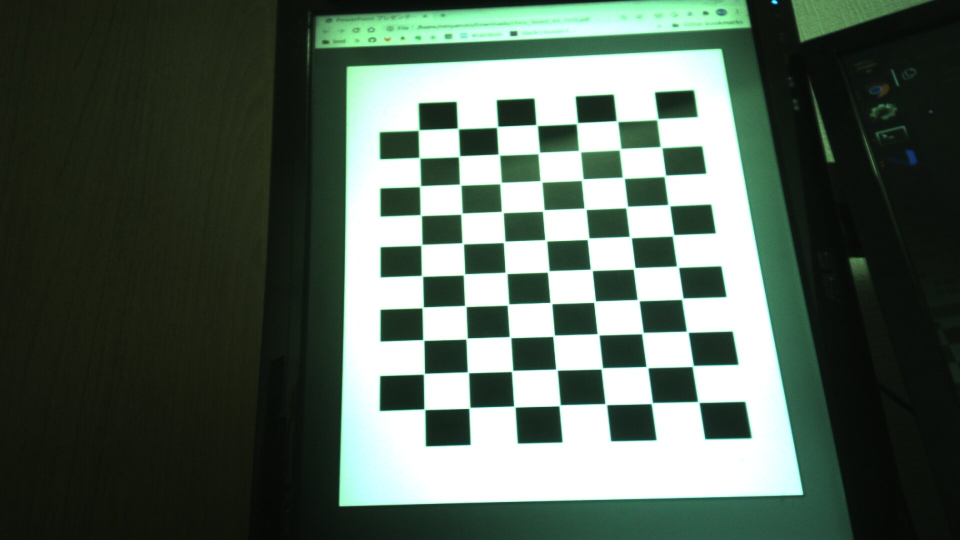
#> input picture calib_images_stereo/image0-left.jpg, 1920 x 1080 px (shown at 1/2 size); its folder holds 4 pictures in this run
$ python calibrate_stereo_camera.py
#> lines starting #> are read from the running program, lines starting #| are printed output that depends on the picture; pictures that were not available may be replaced by others from this repository, and a replacement may not be noted
import cv2
import numpy as np
import glob

square_size = 2.2      # rect size [cm]
pattern_size = (10, 7)

pattern_points = np.zeros( (np.prod(pattern_size), 3), np.float32 )
pattern_points[:,:2] = np.indices(pattern_size).T.reshape(-1, 2)
pattern_points *= square_size
objpoints = []
imgpoints_left = []
imgpoints_right = []
criteria = (cv2.TERM_CRITERIA_EPS + cv2.TERM_CRITERIA_MAX_ITER, 30, 0.001)


# path of calibration images
PATH = "./calib_images_stereo/"
images_left = files =glob.glob(PATH + "*-left.jpg")
images_right = files =glob.glob(PATH + "*-right.jpg")

def main():
    # extract corners from chess board images
    for i, image_left in enumerate(images_left):
        # show filename
        print(image_left)
        image_right = image_left.rstrip("-left.jpg") + "-right.jpg"
        print(image_right)

        # load images
        bgr_left = cv2.imread(image_left, cv2.IMREAD_COLOR)
#> bgr_left is the input picture: shape (1080, 1920, 3); mean B, G, R 87.5, 98.7, 84.2
        bgr_right = cv2.imread(image_right, cv2.IMREAD_COLOR)

        gray_left = cv2.cvtColor(bgr_left, cv2.COLOR_BGR2GRAY)
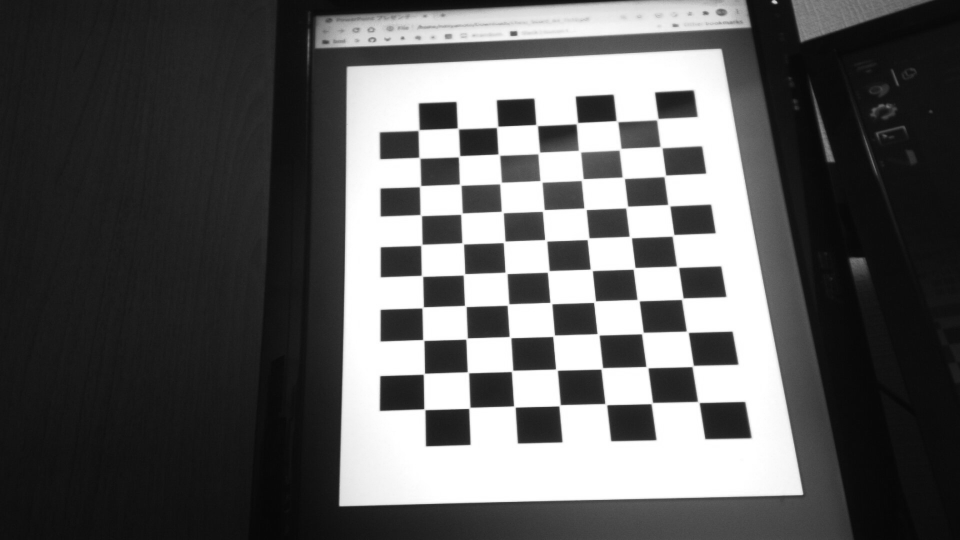
#> gray_left: shape (1080, 1920) (shown at 1/2 size); min 5, max 255, mean 93.1
        gray_right = cv2.cvtColor(bgr_right , cv2.COLOR_BGR2GRAY)

        # find corner from chessboard
        ret_left, corners_left = cv2.findChessboardCorners(gray_left, pattern_size, None)
#> ret_left = True; corners_left = 70 rows, first 8: [1314.5, 237.5], [1322.5, 294.5], [1328.8, 350.4], [1338.5, 411], [1347, 471], [1355.5, 534], [1365, 598], [1375.5, 664]
        ret_right, corners_right = cv2.findChessboardCorners(gray_right, pattern_size, None)
#> ret_right = True; corners_right has the same summary as corners_left

        if ret_left == True and ret_right == True:
            print("corner detected!!!")
            corners2_left = cv2.cornerSubPix(gray_left,corners_left,(11,11),(-1,-1),criteria)
#> corners2_left = 70 rows, first 8: [1315.6, 238.6], [1322.7, 294.7], [1330.4, 351.9], [1338.2, 410.9], [1346.8, 471.1], [1356.1, 534], [1365.2, 597.9], [1375.4, 664.1]
            corners2_right = cv2.cornerSubPix(gray_right,corners_right,(11,11),(-1,-1),criteria)
#> corners2_right has the same summary as corners2_left

            # Draw and display the corners
            img_left = cv2.drawChessboardCorners(bgr_left, pattern_size, corners2_left,ret_left)
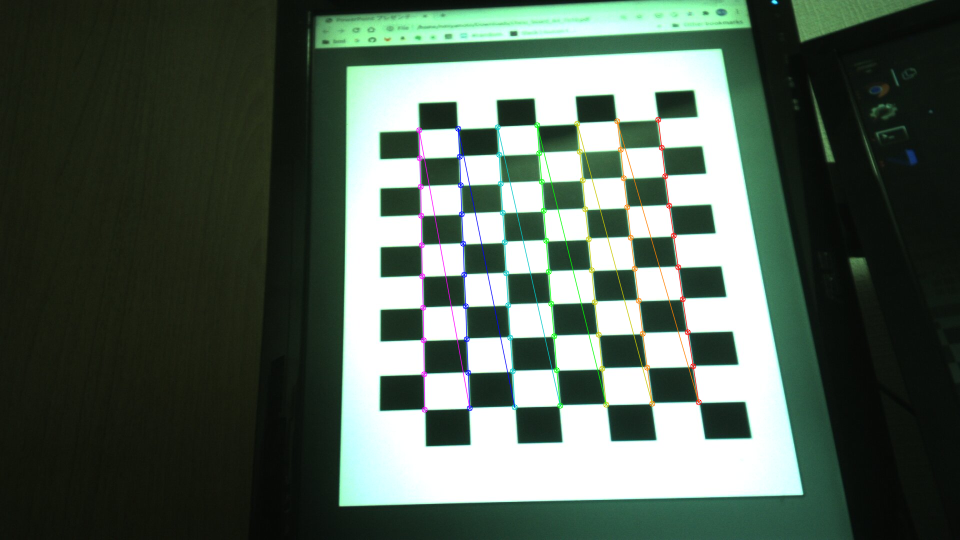
#> img_left: shape (1080, 1920, 3) (shown at 1/2 size); mean B, G, R 86.9, 98, 83.8
            img_right = cv2.drawChessboardCorners(bgr_right, pattern_size, corners2_right,ret_right)
            cv2.imshow(image_left, img_left)
            cv2.waitKey(0)
            cv2.imshow(image_right, img_right)
            cv2.waitKey(0)

            imgpoints_left.append(corners_left.reshape(-1, 2))
            imgpoints_right.append(corners_right.reshape(-1, 2))
            objpoints.append(pattern_points)
        else:
            print("not detected")
#> pass 2 of the loop in main, `for i, image_left in enumerate(images_left):`:
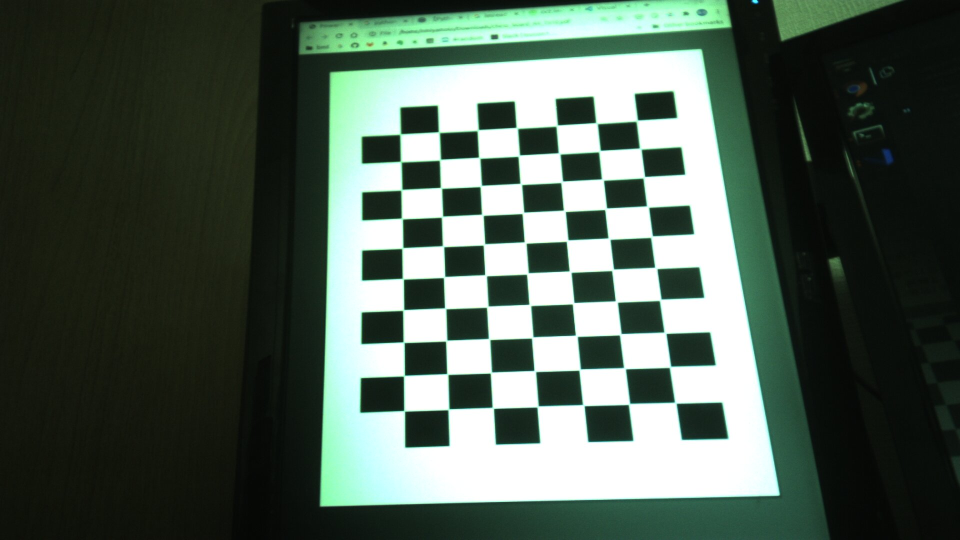
#> input picture calib_images_stereo/image1-left.jpg, 1920 x 1080 px (shown at 1/2 size)
#> in main, bgr_left is the input picture: shape (1080, 1920, 3); mean B, G, R 83.4, 94, 79.4
#> in main, `gray_left = cv2.cvtColor(bgr_left, cv2.COLOR_BGR2GRAY)`:
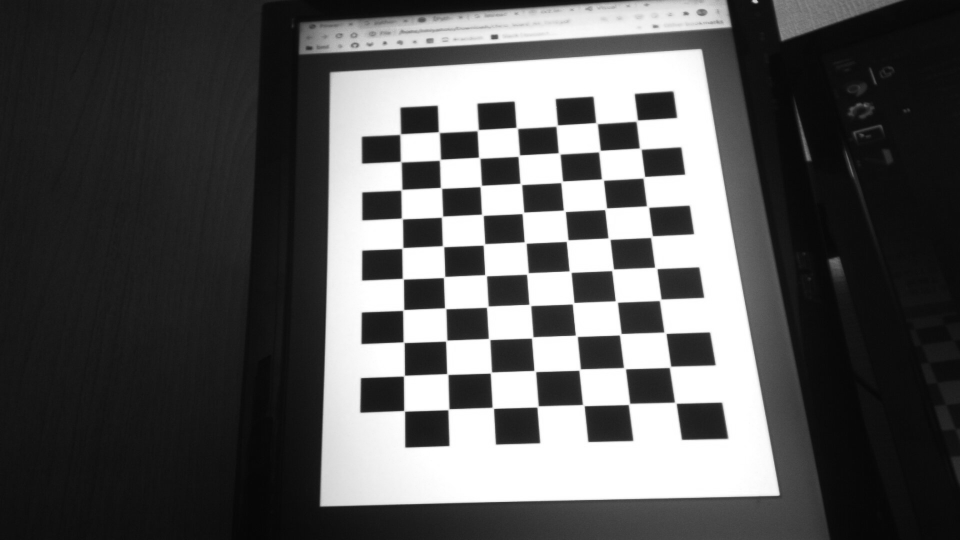
#> gray_left: shape (1080, 1920) (shown at 1/2 size); min 5, max 255, mean 88.4
#> corners_left = 70 rows, first 8: [1272, 243.9], [1281, 298], [1285.1, 356.8], [1296, 413], [1302.5, 473.5], [1295, 527], [1309, 612], [1327.6, 664.3]
#> corners_right has the same summary as corners_left
#> corners2_left = 70 rows, first 8: [1274.2, 241.6], [1281, 297.6], [1288.4, 354.8], [1296.1, 413.7], [1303.6, 473.6], [1295, 527], [1309, 612], [1330.6, 666.1]
#> corners2_right has the same summary as corners2_left
#> in main, `img_left = cv2.drawChessboardCorners(bgr_left, pattern_size, corners2_..`:
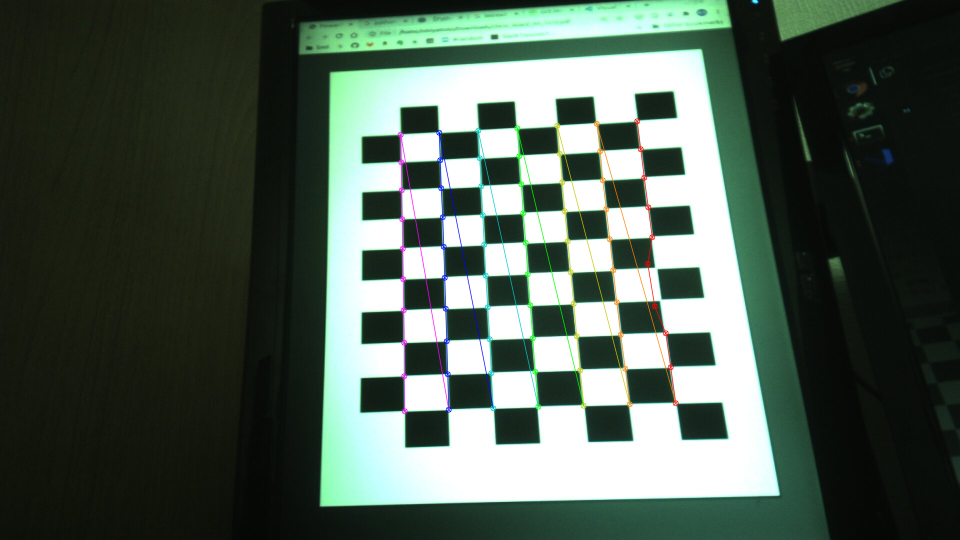
#> img_left: shape (1080, 1920, 3) (shown at 1/2 size); mean B, G, R 82.9, 93.5, 79.1
#> pass 3 of the loop in main, `for i, image_left in enumerate(images_left):`:
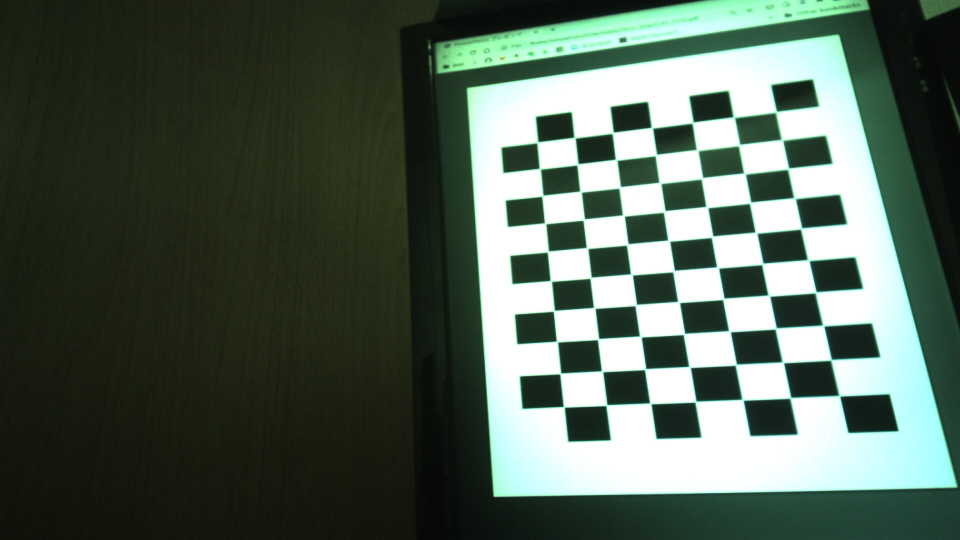
#> input picture calib_images_stereo/image10-left.jpg, 1920 x 1080 px (shown at 1/2 size)
#> in main, bgr_left is the input picture: shape (1080, 1920, 3); mean B, G, R 85.5, 97.9, 82.8
#> in main, `gray_left = cv2.cvtColor(bgr_left, cv2.COLOR_BGR2GRAY)`:
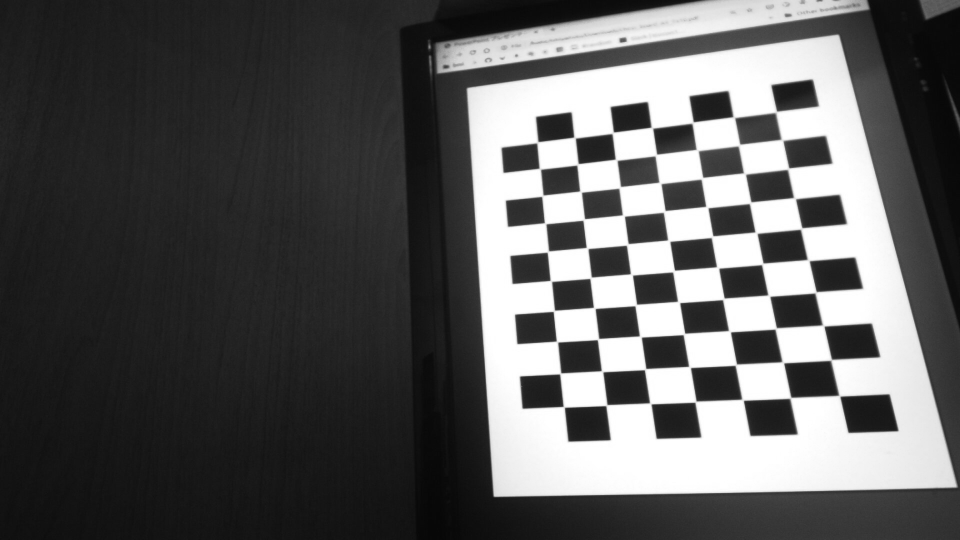
#> gray_left: shape (1080, 1920) (shown at 1/2 size); min 6, max 255, mean 91.9
#> corners_left = 70 rows, first 8: [1552.5, 224.5], [1564.5, 280.5], [1576.5, 337.5], [1590, 396.5], [1603, 458], [1617.5, 520.5], [1631.5, 586], [1646.5, 651.5]
#> corners2_left = 70 rows, first 8: [1553, 223.9], [1564.7, 280.2], [1577, 337.6], [1589.7, 396.7], [1603, 457.4], [1617.2, 520.7], [1631.8, 585], [1647.1, 651.7]
#> in main, `img_left = cv2.drawChessboardCorners(bgr_left, pattern_size, corners2_..`:
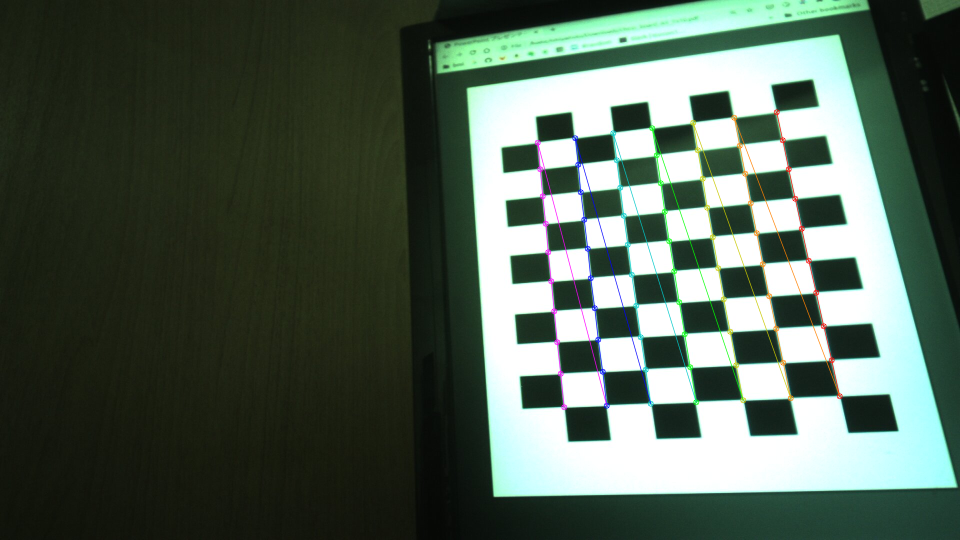
#> img_left: shape (1080, 1920, 3) (shown at 1/2 size); mean B, G, R 84.9, 97.3, 82.5
#> the loop made 4 passes; the first 3 are shown

    # stereo calibrate camera parameters
    ret, A1, D1, A2, D2, R, T, E, F = cv2.stereoCalibrate(objpoints,imgpoints_left, imgpoints_right,None,None,None,None, (1920,1080), flags=0, criteria=criteria)

    if ret:
        # show parameters
        print("RMS = ", ret)
        print("A1 = \n", A1)
        print("A2 = \n", A2)
        print("D1 = \n", D1)
        print("D2 = \n", D2)
        print("R = \n", R)
        print("T = \n", T)

        # save camera parameters
        np.save(PATH + "R", R)
        np.save(PATH + "T", T)
        np.save(PATH + "A1", A1)
        np.save(PATH + "A2", A2)
        np.save(PATH + "D1", D1)
        np.save(PATH + "D2", D2)

    for i, image in enumerate(images_left):
        img_left = cv2.imread(image)
        img_right= cv2.imread(images_right[i])
        resultImg_left  = cv2.undistort(img_left, A1, D1, None)
        resultImg_right = cv2.undistort(img_right, A2, D2, None)

        # [5 lines of commented-out code are left out]

    cv2.destroyAllWindows()


if __name__ == '__main__':
#> (the run stopped early here; a loop or call above may not have finished)
